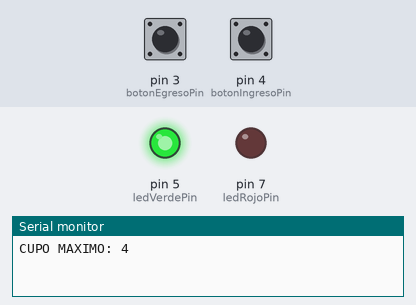
Simulated run of this sketch. Board: Arduino Uno, built with avr-gcc and run on an emulated ATmega328P. Parts: output pins drawn as LEDs (lit = HIGH), the last lines printed to the serial monitor. The inputs (shaded band) are chosen by the test bench; at power-on: pin 4 (botonIngresoPin) LOW, pin 3 (botonEgresoPin) LOW.

Above: at 2.8 s.
2.9 s: pin 4 (botonIngresoPin) pulsed HIGH 5 times (0.12 s each, 0.3 s apart)
At 5.1 s:
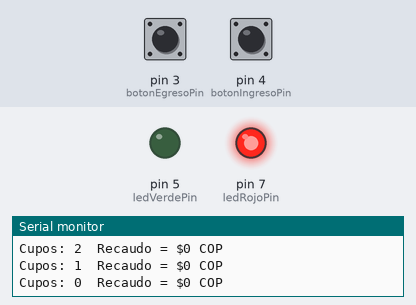
5.9 s: pin 3 (botonEgresoPin) pulled HIGH for 0.15 s
At 6.8 s:
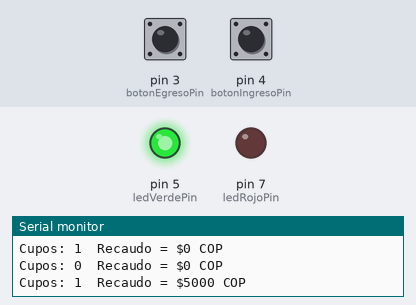
7.5 s: pin 4 (botonIngresoPin) pulled HIGH for 1 s
At 8.0 s:
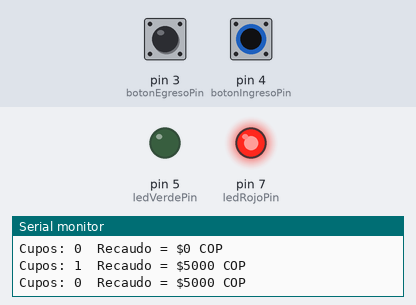
Timing chart, 0 to 10.5 s (numbered marks = the images above; inputs shaded):
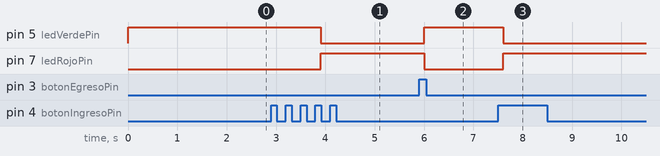

Measured:
- after the input at 2.9 s, pin 5 (ledVerdePin): HIGH → LOW after 1.0 s; pin 7 (ledRojoPin): LOW → HIGH after 1.0 s
- after the input at 5.9 s, pin 5 (ledVerdePin): LOW → HIGH after 0.10 s; pin 7 (ledRojoPin): HIGH → LOW after 0.10 s
- after the input at 7.5 s, pin 5 (ledVerdePin): HIGH → LOW after 0.10 s; pin 7 (ledRojoPin): LOW → HIGH after 0.10 s

The sketch:

parqueadero.ino
```cpp
int cupos_disponibles = 4;
long int valor_recaudado = 0;
int costo= 5000;

bool subida1,subida2;
const int botonIngresoPin = 4;
const int botonEgresoPin = 3;
const int ledVerdePin = 5;
const int ledRojoPin = 7;

int ingreso=0;
int egreso=0;

void setup() {
  pinMode(botonIngresoPin, INPUT);
  pinMode(botonEgresoPin, INPUT);
  pinMode(ledVerdePin, OUTPUT);
  pinMode(ledRojoPin, OUTPUT);
  Serial.begin(9600);
  Serial.println("CUPO MAXIMO: 4");
}

void loop() {
  ingreso=digitalRead(botonIngresoPin);
  egreso=digitalRead(botonEgresoPin);

  if(ingreso==1 && cupos_disponibles>0 && subida1==0){
    cupos_disponibles=cupos_disponibles-1;
    Serial.print("Cupos: ");
    Serial.print(cupos_disponibles);
    Serial.print("\tRecaudo = $");
    Serial.print(valor_recaudado);
    Serial.println(" COP");
    delay(100);
  }
  subida1=digitalRead(botonIngresoPin);

  if(egreso==HIGH && cupos_disponibles<4 && subida2==0){
    cupos_disponibles=cupos_disponibles+1;
    valor_recaudado=valor_recaudado+5000;
    Serial.print("Cupos: ");
    Serial.print(cupos_disponibles);
    Serial.print("\tRecaudo = $");
    Serial.print(valor_recaudado);
    Serial.println(" COP");
    delay(100);
  }
  subida2=digitalRead(botonEgresoPin);

  if(cupos_disponibles>0 && cupos_disponibles<=4){
    digitalWrite(ledRojoPin,LOW);
    digitalWrite(ledVerdePin,HIGH);
  }

  if(cupos_disponibles==0){
    digitalWrite(ledVerdePin,LOW);
    digitalWrite(ledRojoPin,HIGH);
  }

  delay(100);
}
```
